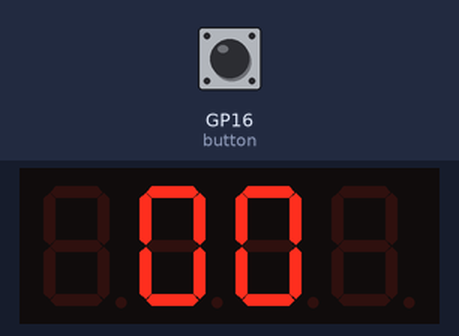
This program was run on a simulated Raspberry Pi Pico running MicroPython. On the bench: 4-digit seven-segment display. Wiring (from the project's diagram.json): green button on GP16, potentiometer on GP26. The inputs (shaded band) are chosen by the test bench; at power-on: GP16 (button) LOW. The segment pins are drawn as the display they are named for.

Above: at 0.12 s.
At 1.26 s:
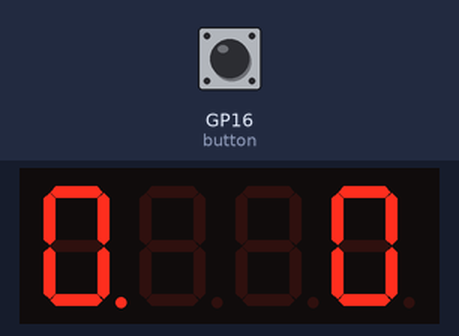
1.3 s: GP16 (button) pulled HIGH for 0.15 s
At 1.56 s:
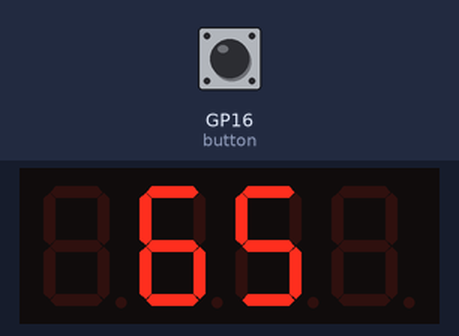

Measured:
- after the input at 1.3 s, the display: first differs from a run without the input after 0.26 s (image 2)

The program:

main.py
```python
from machine import Pin, ADC, Timer
import math
import time
import utime
import machine

#######################################
# Pin and constant definitions
#######################################
button = Pin(16, Pin.IN, Pin.PULL_DOWN)
adc = ADC(Pin(26))
segment_pins = [
    Pin(0, Pin.OUT),  # Segment A
    Pin(1, Pin.OUT),  # Segment B
    Pin(2, Pin.OUT),  # Segment C
    Pin(3, Pin.OUT),  # Segment D
    Pin(4, Pin.OUT),  # Segment E
    Pin(5, Pin.OUT),  # Segment F
    Pin(6, Pin.OUT)   # Segment G
]
dp = Pin(7, Pin.OUT)
digit_pins = [
    Pin(8, Pin.OUT),  # Digit 1
    Pin(9, Pin.OUT),  # Digit 2
    Pin(10, Pin.OUT),  # Digit 3
    Pin(11, Pin.OUT)   # Digit 4
]

hex_numbers = [0x3F, 0x06, 0x5B, 0x4F, 0x66, 0x6D, 0x7D, 0x07, 0x7F, 0x6F]
#######################################
# Global variables
#######################################
display_value = 0
display_timer = Timer()
button_is_pressed = 0
last_time = 0
debounce = 200
display_digits = [0, 0, 0, 0]
dp_position = 3
current_digit = -1
#######################################
# Function definitions
#######################################

# Function to read the ADC pin and
# to convert the digital value to a voltage level in the 0-3.3V range
# This function updates the value of the display_value global variable
def read_analogue_voltage(Pin=None):
    analog_value = adc.read_u16()
    voltage = (analog_value * 3.3) / 65535
    return voltage

# Function to disable timer that triggers scanning 7 segment displays
def disable_display_timer():
    global display_timer
    display_timer.deinit()

# Function to enable timer that triggers scanning 7 segment displays
def enable_display_timer():
    global display_timer
    display_timer.init(period=30, mode=Timer.PERIODIC, callback=scan_display)

# Function to handle scanning 7 segment displays
# Display the value stored in the display_value global variable
# on available 7-segment displays
def scan_display(timer_int):
    global current_digit
    current_digit = (current_digit + 1) % 4
    display_digit(current_digit, display_digits[current_digit], current_digit == dp_position)

# Function display the given value on the display with the specified index
# dp_enable specifies if the decimal pooint should be on or off
def display_digit(digit_index, digit_value, dp_enable=False):
    for dpin in digit_pins:
        dpin.value(1)
    mask = 0 if digit_value is None else hex_numbers[digit_value]
    for i, seg in enumerate(segment_pins):
        seg.value((mask >> i) & 1)
    dp.value(1 if dp_enable else 0)
    digit_pins[digit_index].value(0)

# Function to test avaiable 7-segment displays
def display_value_test():
    enable_display_timer()  # Start the display timer
    for num in range(10):
        display_digits[0] = None
        display_digits[1] = None
        display_digits[2] = None
        display_digits[3] = num
        time.sleep(0.5)  # Show each digit for half a second
    disable_display_timer()  # Stop the display timer after the test

# Function to handle the button interrupt
def button_pressed(pin):
    global button_is_pressed
    global last_time
    current_time = utime.ticks_ms()
    if utime.ticks_diff(current_time, last_time) > debounce:
        button_is_pressed = 1
        last_time = current_time

# Function to setup GPIO/ADC pins, timers and interrupts
def setup():
    global button_is_pressed
    global display_digits
    global dp_position
    button.irq(trigger=Pin.IRQ_FALLING, handler=button_pressed)
    enable_display_timer()
    voltage = 0.0
    s = "0.00"

    while True:
        if button_is_pressed == 1:
            voltage = read_analogue_voltage()
            s = '{:.2f}'.format(voltage)
            integer_part = int(voltage)
            decimal_part = int(round((voltage - integer_part) * 100))

            display_digits[0] = 0
            display_digits[1] = decimal_part % 10
            display_digits[2] = decimal_part // 10
            display_digits[3] = integer_part

            dp_position = 3

            button_is_pressed = 0


if __name__ == '__main__':
    setup()
```
